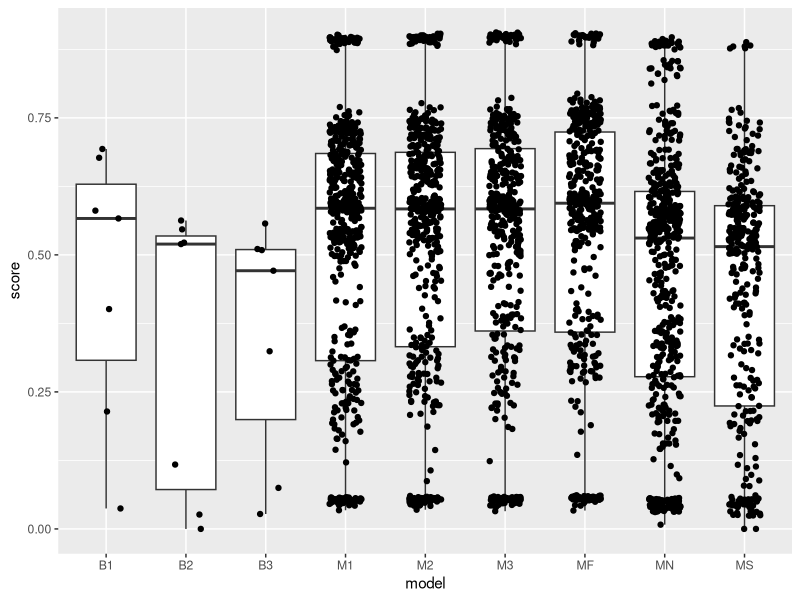

Write the R code that produced this figure.
## ---- chunk 1
knitr::opts_chunk$set(echo = TRUE)
## ---- chunk 2
d <- read.csv("data.csv")
str(d)
table(d$model, d$TeD)
## ---- chunk 3
linear_model_on_models <- lm(score~model, d)
summary(linear_model_on_models)

# plot the average score for each model
library(ggplot2)
ggplot(d, aes(x=model, y=score)) + geom_boxplot() + geom_jitter(width=0.2)
linear_model_on_trainS_and_models <- lm(score~TeD+model, d)
summary(linear_model_on_trainS_and_models)

AIC(linear_model_on_models, linear_model_on_trainS_and_models)
